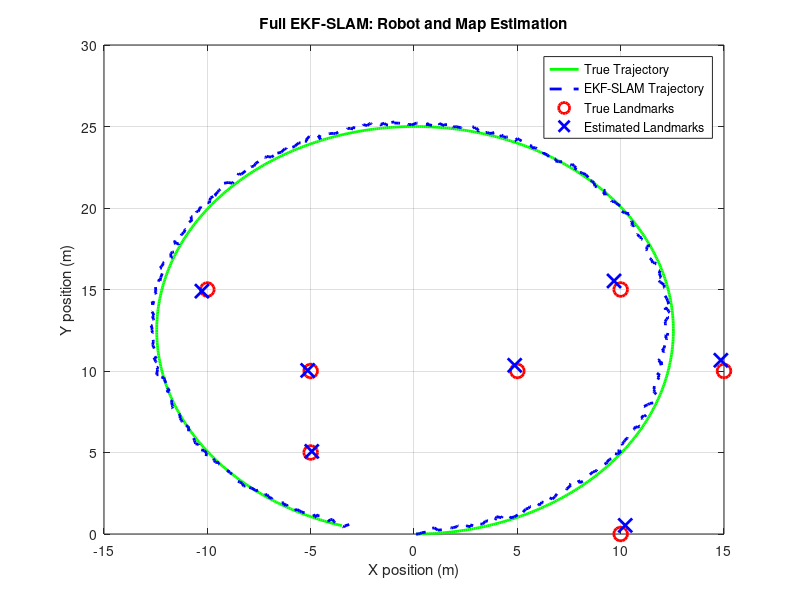
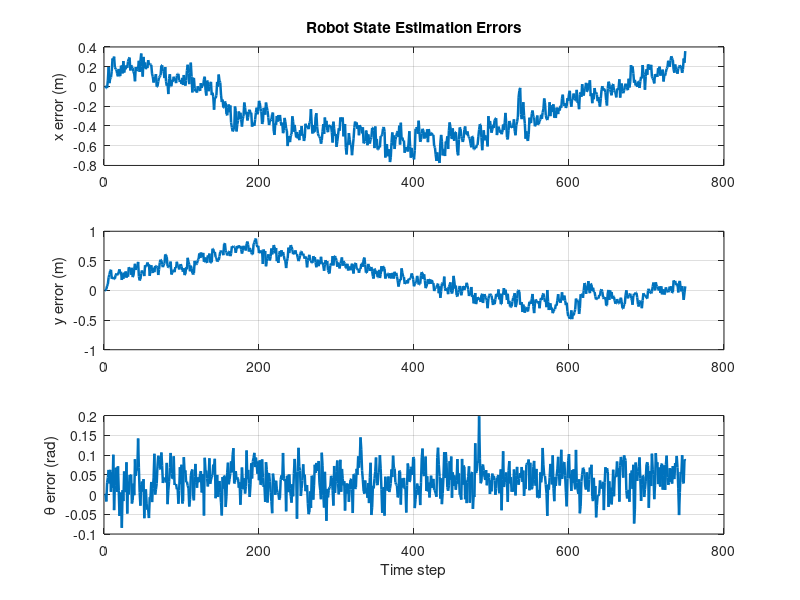
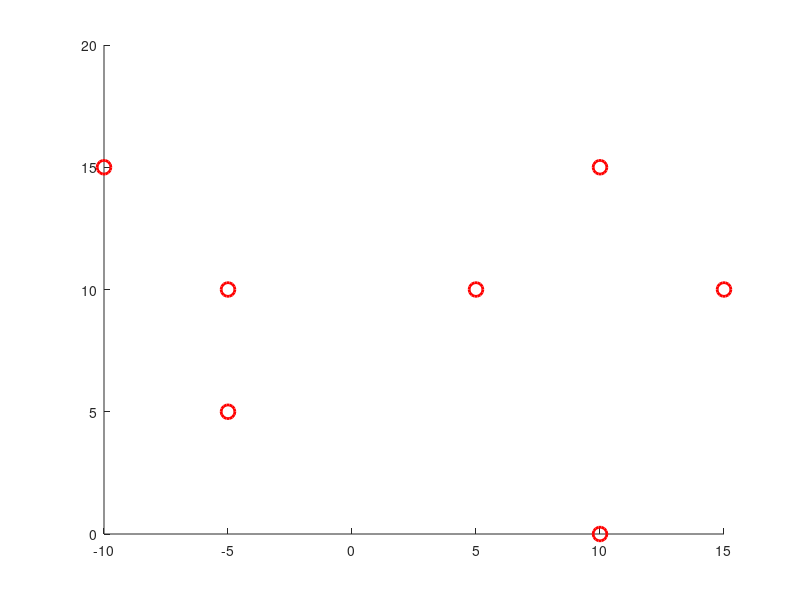

Recreate these plots in MATLAB, in order. (Note: this script raises an error after producing the figures.)
clc;
clear;
close all;

%% ============================================================
% FULL EKF-SLAM (Robot Pose + Landmark Map Estimation)
% State: [x y theta xL1 yL1 xL2 yL2 ...]'
% ============================================================

%% Simulation parameters
dt = 0.1;
N  = 750;

%% Control inputs
v = 1.0;
w = 0.08;

%% True landmark positions (UNKNOWN to filter)
landmarks_true = [ 5  10  15  10  -5  -10  -5;
                  10   0  10  15  10  15  5];
numL = size(landmarks_true,2);

%% Noise covariances
R = diag([0.01 0.01 0.005]);   % Robot motion noise
Q = diag([0.1 0.02]);         % Measurement noise


%% Initial true robot state
x_true = [0; 0; 0];

%% Initial EKF-SLAM state (robot only)
u_0 = zeros(3 + 2*numL, 1); 

robot_pose_block = zeros(3, 3);
landmark_block = diag(ones(2*numL, 1) * 1e6); % Very high uncertainty 

Sigma_0 = blkdiag(robot_pose_block, landmark_block); % (3+2N)x(3+2N) matrix

%% Landmark initialization flag
landmark_initialized = false(1, numL);

%% Data storage
true_path = zeros(3,N);
est_path  = zeros(3,N);

Sigma_history = zeros(3+2*numL, 3+2*numL, N);
state_history = zeros(3+2*numL, N);


%% ============================================================
% Main EKF-SLAM Loop
% ============================================================

u_t_1 = u_0;
Sigma_t_1 = Sigma_0;

I_1 = eye(3);
Z = zeros(3, 2*numL);
F_x = [I_1, Z];
R_new = F_x' * R * F_x;
I_2 = eye(3 + 2*numL);

for k = 1:N
    
        %% -------- TRUE ROBOT MOTION --------
    x_true = x_true + ...
        [v*dt*cos(x_true(3));
         v*dt*sin(x_true(3));
         w*dt];
    
        %% -------- EKF PREDICTION --------
              
    u_t_predicted = u_t_1 +  F_x' * [v*dt*cos(u_t_1(3));
                           v*dt*sin(u_t_1(3));
                           w*dt];
     
    p = [0 0 -v*dt*sin(u_t_1(3));
         0 0  v*dt*cos(u_t_1(3));
         0 0  0];
    G_t = I_2 + F_x' * p * F_x;
    Sigma_t_predicted = G_t * Sigma_t_1 * G_t' + R_new;
    
    %% -------- EKF UPDATE (FOR EACH LANDMARK) --------
    for i = 1:numL
        
        % True measurement
        dx = landmarks_true(1,i) - x_true(1);
        dy = landmarks_true(2,i) - x_true(2);
        r  = sqrt(dx^2 + dy^2);
        b  = atan2(dy, dx) - x_true(3);

        z = [r; b] + sqrt(Q)*randn(2,1);
        
        idx = 3 + 2*i - 1;   % Landmark index in state
        
        %% ---- Initialize landmark if unseen ----
        if ~landmark_initialized(i)
            u_jx = u_t_predicted(1) + z(1) * cos(z(2) + u_t_predicted(3));
            u_jy = u_t_predicted(2) + z(1) * sin(z(2) + u_t_predicted(3));
            
            u_t_predicted(idx) = u_jx;
            u_t_predicted(idx+1) = u_jy;
            
            landmark_initialized(i) = true;
            continue;
        end
        
        delta_x = u_t_predicted(idx) - u_t_predicted(1);
        delta_y = u_t_predicted(idx+1) - u_t_predicted(2);
        
        delta = [delta_x;
                 delta_y];
        q = delta' * delta;
        
        z_pred = [sqrt(q);
                  atan2(delta_y, delta_x) - u_t_predicted(3)];

        P1 = [eye(3); zeros(2, 3)];
        P2 = zeros(5, 2*i - 2);
        P3 = [zeros(3, 2); eye(2)];
        P4 = zeros(5, 2*numL - 2*i);

        % Concatenate all parts 
        F_xj = [P1, P2, P3, P4];
        
        h_it = (1/q) * [ -sqrt(q)*delta_x, -sqrt(q)*delta_y,  0,  sqrt(q)*delta_x,  sqrt(q)*delta_y;
                  delta_y,         -delta_x,        -q, -delta_y,          delta_x ];

        H_it = h_it * F_xj;
        
        % Kalman gain
        S = H_it * Sigma_t_predicted *  H_it' + Q;
        K = (Sigma_t_predicted * H_it') / S;
        
        % Update
        
        Z_ = z - z_pred;
        Z_(2) = atan2(sin(Z_(2)), cos(Z_(2)));
        
        u_t_predicted = u_t_predicted + K * (Z_);
        Sigma_t_predicted = (eye(3+2*numL) - K * H_it) * Sigma_t_predicted;
    end
    
    u_t_corrected = u_t_predicted;
    u_t_1 = u_t_corrected;
    
    Sigma_t_corrected = Sigma_t_predicted;
    Sigma_t_1 = Sigma_t_corrected;
    
    true_path(:,k) = x_true;
    est_path(:,k)  = u_t_corrected(1:3);
    
    Sigma_history(:,:,k) = Sigma_t_corrected;
    state_history(:,k)   = u_t_corrected;

    

end 

% Robot state errors
x_error = est_path(1,:) - true_path(1,:);
y_error = est_path(2,:) - true_path(2,:);
theta_error = est_path(3,:) - true_path(3,:);

% Wrap angle error to [-pi, pi]
theta_error = atan2(sin(theta_error), cos(theta_error));


%% ============================================================
% PLOTTING
% ============================================================

figure;
plot(true_path(1,:), true_path(2,:), 'g-', 'LineWidth', 2); hold on;
plot(est_path(1,:), est_path(2,:), 'b--', 'LineWidth', 2);
plot(landmarks_true(1,:), landmarks_true(2,:), 'ro', 'MarkerSize', 10, 'LineWidth', 2);

% Plot estimated landmarks
for i = 1:numL
    idx = 3 + 2*i - 1;
    plot(u_t_corrected(idx), u_t_corrected(idx+1), 'bx', 'MarkerSize', 10, 'LineWidth', 2);
end

grid on;
xlabel('X position (m)');
ylabel('Y position (m)');
legend('True Trajectory','EKF-SLAM Trajectory','True Landmarks','Estimated Landmarks');
title('Full EKF-SLAM: Robot and Map Estimation');

%% ============================================================
% ERROR PLOTS 
% ============================================================

figure;

subplot(3,1,1);
plot(x_error, 'LineWidth', 1.8);
grid on;
ylabel('x error (m)');
title('Robot State Estimation Errors');

subplot(3,1,2);
plot(y_error, 'LineWidth', 1.8);
grid on;
ylabel('y error (m)');

subplot(3,1,3);
plot(theta_error, 'LineWidth', 1.8);
grid on;
xlabel('Time step');
ylabel('\theta error (rad)');

%% ============================================================
% LANDMARK UNCERTAINTY EVOLUTION
% ============================================================

figure; hold on;

plot(landmarks_true(1,:), landmarks_true(2,:), 'ro', ...
     'MarkerSize', 10, 'LineWidth', 2);

steps = [50 350 750];     % Early, mid, late iterations
colors = {'r','g','b'};
labels = {'Early (k=50)', 'Mid (k=350)', 'Final (k=750)'};
h_legend = [];

for s = 1:length(steps)
    k = steps(s);
    Sigma_k = Sigma_history(:,:,k);
    mu_k    = state_history(:,k);

    for i = 1:numL
        idx = 3 + 2*i - 1;

        mu_L = mu_k(idx:idx+1);
        Sigma_L = Sigma_k(idx:idx+1, idx:idx+1);

        h = draw_covariance_ellipse(mu_L, Sigma_L, 2, colors{s});
        if i == 1
            h_legend(s) = h; % Store the handle for the legend
        end
    end
end

grid on;
xlabel('X position (m)');
ylabel('Y position (m)');
legend([h_legend], labels, 'Location', 'best');
title('Evolution of Landmark Uncertainty Ellipses');


%% ============================================================
% LANDMARK UNCERTAINTY ELLIPSES (FINAL ESTIMATE)
% ============================================================

figure;
plot(landmarks_true(1,:), landmarks_true(2,:), 'ro', ...
     'MarkerSize', 10, 'LineWidth', 2); hold on;

for i = 1:numL
    idx = 3 + 2*i - 1;

    % Estimated landmark mean
    mu_L = u_t_corrected(idx:idx+1);

    % Landmark covariance
    Sigma_L = Sigma_t_corrected(idx:idx+1, idx:idx+1);

    % Draw 95% uncertainty ellipse
    draw_covariance_ellipse(mu_L, Sigma_L, 2, 'b');
end

grid on;
xlabel('X position (m)');
ylabel('Y position (m)');
legend('True Landmarks','95% Landmark Uncertainty');
title('Landmark Position Uncertainty Ellipses');


%% ============================================================
% Landmark Uncertainty Ellipses
% ============================================================
function h = draw_covariance_ellipse(mu, Sigma, scale, color)
% mu     : 2x1 mean [x; y]
% Sigma  : 2x2 covariance matrix
% scale  : confidence scaling (2 ? 95%)
% color  : plot color

    [V, D] = eig(Sigma);
    t = linspace(0, 2*pi, 100);

    a = scale * sqrt(D(1,1));
    b = scale * sqrt(D(2,2));

    ellipse = V * [a*cos(t); b*sin(t)];

    h = plot(mu(1) + ellipse(1,:), mu(2) + ellipse(2,:), color, 'LineWidth', 1.5);
end

